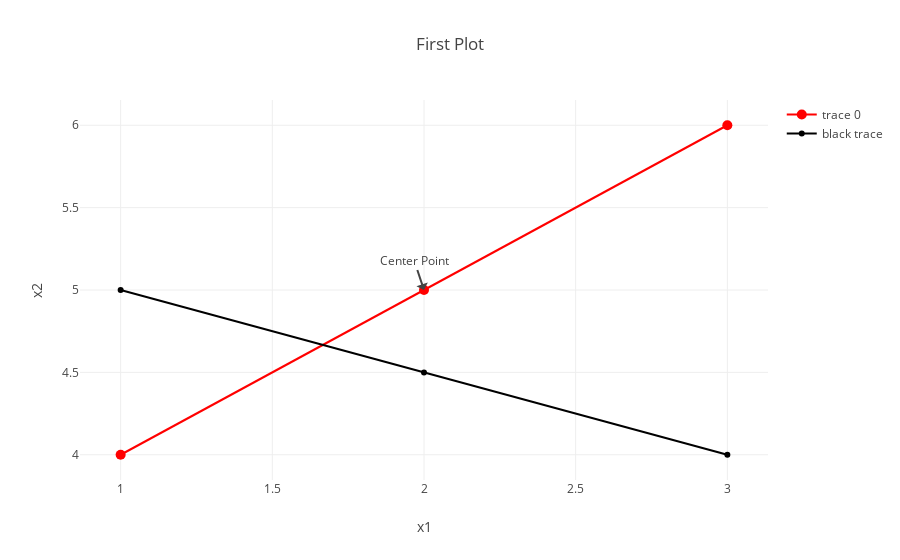

This figure's notebook cell:
### Code cell
plotly.offline.iplot(figure)

### Figure 1 — Plotly figure (JSON) as saved in the notebook; plotly's stock layout.template omitted (floating-point values rounded to 4 significant figures)
{"data": [{"marker": {"color": "red", "size": 10}, "text": ["one", "two", "three"], "type": "scatter", "uid": "cf18f6a4-2c1a-11e9-96bc-920014f8e201", "x": [1, 2, 3], "y": [4, 5, 6]}, {"marker": {"color": "black"}, "name": "black trace", "text": ["FIRST", "SECOND", "THIRD"], "type": "scatter", "uid": "cf18f884-2c1a-11e9-96bc-920014f8e201", "x": [3, 2, 1], "y": [4, 4.5, 5]}], "layout": {"annotations": [{"text": "Center Point", "x": 2, "y": 5}], "title": "First Plot", "xaxis": {"title": "x1"}, "yaxis": {"title": "x2"}}}
